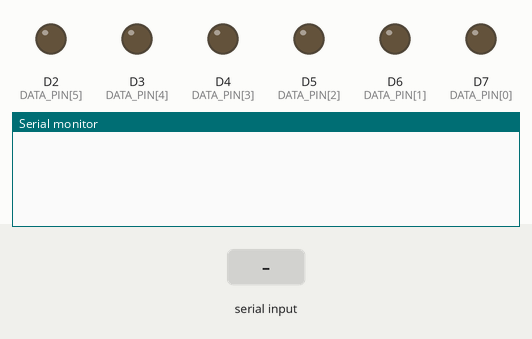
Recording of a sketch running on a simulated Arduino Zero (SAMD21). On the bench: output pins drawn as LEDs (lit = HIGH), the last lines printed to the serial monitor. The test bench sets the inputs (shaded band).

Above: at 1.2 s.
1.3 s: "dB:\n" received over Serial
At 1.7 s:
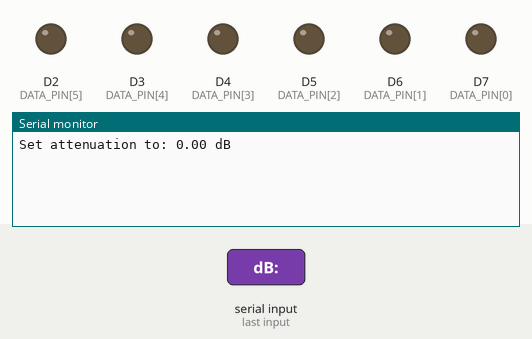
2.8 s: "90,45\n" received over Serial
At 4.0 s:
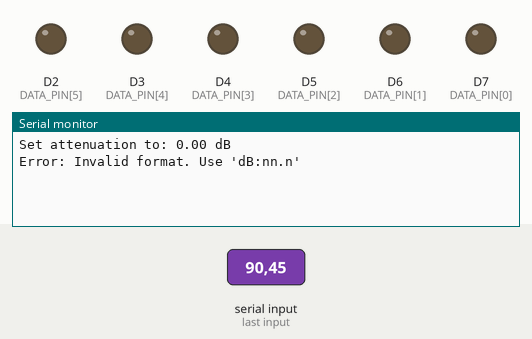
4.3 s: "dB:90\n" received over Serial
At 5.1 s:
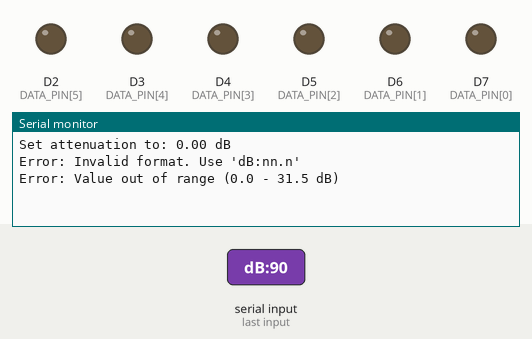

Measured:
- after the input at 1.3 s, the serial monitor: prints a new line at once (image 1)
- after the input at 2.8 s, the serial monitor: prints a new line at once (image 2)
- after the input at 4.3 s, the serial monitor: prints a new line at once (image 3)

The sketch:

attenuator.ino
```cpp
// Definer pinnene for de parallell datautgangene
//const int DATA_PIN[6] = {2, 3, 4, 5, 6, 7}; // Bruker digital pinne 2-7
const int DATA_PIN[6] = {7, 6, 5, 4, 3, 2}; // Bruker digital pinne 2-7
const int NUM_BITS = 6; // Antall bits for dempeleddet

void setup() {
  // Sett opp datautganger som utgangspins
  for (int i = 0; i < NUM_BITS; i++) {
    pinMode(DATA_PIN[i], OUTPUT);
  }

  // Start UART kommunikasjon
  SerialUSB.begin(9600);
}

void loop() {
  // Sjekk om det er tilgjengelig data på UART
  if (SerialUSB.available() > 0) {
    // Les inn dataen fra UART
    String input = SerialUSB.readStringUntil('\n');

    // Sjekk om inputformatet er korrekt (dB:nn.n)
    if (input.startsWith("dB:")) {
      float dB_value = input.substring(3).toFloat();

      // Sjekk at verdien er innenfor gyldig område
      if (dB_value >= 0.0 && dB_value <= 31.5) {
        // Beregn binærverdien som skal sendes til dempeleddet
        int binaryValue = (int)(dB_value * 2); // Konverterer dB til 0.5dB steps

        // Skriv ut binærverdien til parallellutgangene
        for (int i = 0; i < NUM_BITS; i++) {
          digitalWrite(DATA_PIN[i], (binaryValue >> i) & 1);
        }

        // Send tilbake bekreftelse
        SerialUSB.print("Set attenuation to: ");
        SerialUSB.print(dB_value);
        SerialUSB.println(" dB");
      } else {
        SerialUSB.println("Error: Value out of range (0.0 - 31.5 dB)");
      }
    } else {
      SerialUSB.println("Error: Invalid format. Use 'dB:nn.n'");
    }
  }
}
```
